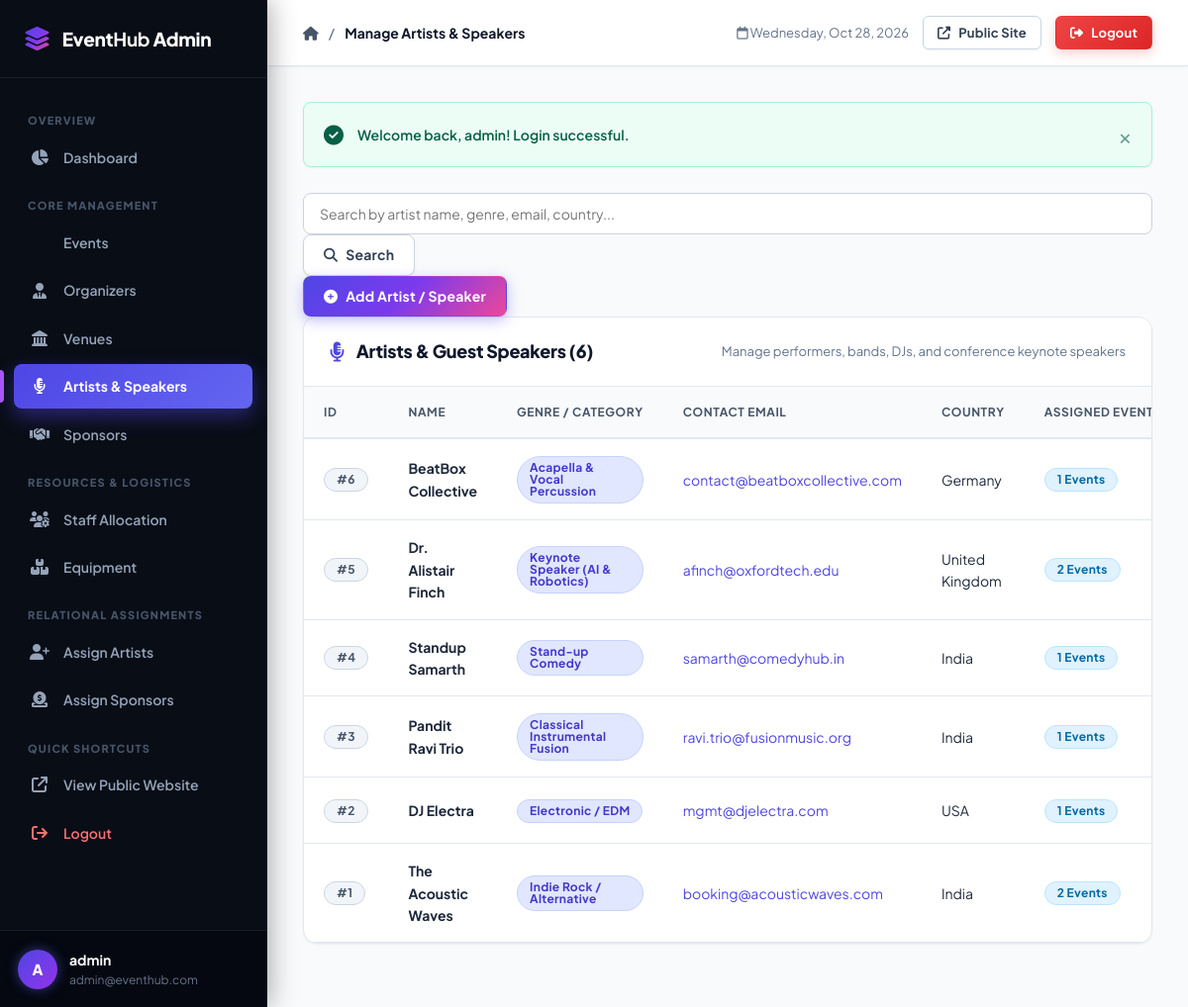
The page /admin/artists/index.php (signed in) on the database its author committed.
### tables this page shows
CREATE TABLE `artist` (
    `artist_id` INT AUTO_INCREMENT PRIMARY KEY,
    `artist_name` VARCHAR(100) NOT NULL,
    `genre` VARCHAR(50) DEFAULT NULL,
    `contact_email` VARCHAR(100) NOT NULL UNIQUE,
    `country` VARCHAR(50) DEFAULT NULL
);

### admin/artists/index.php (the view, shortened to what this page needs)
<?php
require_once __DIR__ . '/../../includes/auth.php';
$search = trim($_GET['search'] ?? '');
try {
    if (!empty($search)) {
        $stmt = $pdo->prepare("
            SELECT a.*, COUNT(ea.event_id) as event_count
            FROM artist a
            LEFT JOIN event_artist ea ON a.artist_id = ea.artist_id
            WHERE a.artist_name LIKE :search
               OR a.genre LIKE :search
               OR a.contact_email LIKE :search
               OR a.country LIKE :search
            GROUP BY a.artist_id
            ORDER BY a.artist_id DESC
        ");
        $stmt->execute([':search' => "%{$search}%"]);
    } else {
        $stmt = $pdo->query("
            SELECT a.*, COUNT(ea.event_id) as event_count
            FROM artist a
            LEFT JOIN event_artist ea ON a.artist_id = ea.artist_id
            GROUP BY a.artist_id
            ORDER BY a.artist_id DESC
        ");
    }
    $artists = $stmt->fetchAll();
} catch (PDOException $e) {
    die("Database error: " . htmlspecialchars($e->getMessage()));
}
require_once __DIR__ . '/../../includes/admin_header.php';
?>
<div class="toolbar-container">
    <form action="<?= url('admin/artists/index.php') ?>" method="GET" class="search-form">
        <input type="text" name="search" class="form-control" placeholder="Search by artist name, genre, email, country..." value="<?= sanitize($search) ?>">
        <button type="submit" class="btn btn-secondary">
            <i class="fas fa-search"></i> Search
        </button>
    </form>
    <div>
        <a href="<?= url('admin/artists/add.php') ?>" class="btn btn-primary">
            <i class="fas fa-plus-circle"></i> Add Artist / Speaker
        </a>
    </div>
</div>
<div class="card">
    <div class="card-header">
        <div class="card-title">
            <i class="fas fa-microphone-lines"></i> Artists & Guest Speakers (<?= count($artists) ?>)
        </div>
        <div style="font-size: 13px; color: var(--text-muted);">
            Manage performers, bands, DJs, and conference keynote speakers
        </div>
    </div>
    <div class="card-body" style="padding: 0;">
        <div class="table-responsive">
            <table class="data-table">
                <thead>
                    <tr>
                        <th>ID</th>
                        <th>Name</th>
                        <th>Genre / Category</th>
                        <th>Contact Email</th>
                        <th>Country</th>
                        <th>Assigned Events</th>
                    </tr>
                </thead>
                <tbody>
                    <?php if (empty($artists)): ?>
                        <tr>
                            <td colspan="7">
                                <div class="empty-state">
                                    <div class="empty-state-icon"><i class="fas fa-music"></i></div>
                                    <h3>No artists found</h3>
                                    <p>Add singers, keynote speakers, or bands to your roster.</p>
                                    <a href="<?= url('admin/artists/add.php') ?>" class="btn btn-primary btn-sm">
                                        <i class="fas fa-plus"></i> Add New Artist
                                    </a>
                                </div>
                            </td>
                        </tr>
                    <?php else: ?>
                        <?php foreach ($artists as $art): ?>
                            <tr>
                                <td><span class="badge badge-secondary">#<?= $art['artist_id'] ?></span></td>
                                <td><strong><?= sanitize($art['artist_name']) ?></strong></td>
                                <td><span class="badge badge-primary"><?= sanitize($art['genre'] ?: 'General') ?></span></td>
                                <td><a href="mailto:<?= sanitize($art['contact_email']) ?>"><?= sanitize($art['contact_email']) ?></a></td>
                                <td><?= sanitize($art['country'] ?: '-') ?></td>
                                <td>
                                    <a href="<?= url('admin/assignments/event_artists.php?artist_id=' . $art['artist_id']) ?>" class="badge badge-info">
                                        <?= $art['event_count'] ?> Events
                                    </a>
                                </td>
                            </tr>
                        <?php endforeach; ?>
                    <?php endif; ?>
                </tbody>
            </table>
        </div>
    </div>
</div>
<?php require_once __DIR__ . '/../../includes/admin_footer.php'; ?>

### assets/css/style.css (style rules this page uses)
:root { --primary: #4f46e5; --primary-gradient: linear-gradient(135deg, #4f46e5 0%, #7c3aed 50%, #ec4899 100%); --primary-hover: #4338ca; --primary-light: #e0e7ff; --secondary: #64748b; --success: #10b981; --success-light: #d1fae5; --danger: #ef4444; --danger-light: #fee2e2; --warning: #f59e0b; --warning-light: #fef3c7; --info: #0ea5e9; --info-light: #e0f2fe; --sidebar-bg: #090d16; --sidebar-surface: #111827; --sidebar-hover: #1f293d; --sidebar-active: linear-gradient(135deg, #4f46e5 0%, #6366f1 100%); --sidebar-text: #94a3b8; --sidebar-text-active: #ffffff; --bg-body: #f8fafc; --bg-card: #ffffff; --text-main: #0f172a; --text-muted: #64748b; --border-color: #e2e8f0; --border-hover: #cbd5e1; --radius-sm: 8px; --radius-md: 14px; --radius-lg: 20px; --radius-full: 9999px; --shadow-sm: 0 1px 3px 0 rgba(0, 0, 0, 0.04), 0 1px 2px -1px rgba(0, 0, 0, 0.04); --shadow-md: 0 4px 6px -1px rgba(0, 0, 0, 0.06), 0 2px 4px -2px rgba(0, 0, 0, 0.04); --shadow-lg: 0 12px 24px -4px rgba(15, 23, 42, 0.08), 0 4px 6px -2px rgba(15, 23, 42, 0.03); --shadow-glow: 0 10px 25px -3px rgba(79, 70, 229, 0.35); --transition: all 0.25s cubic-bezier(0.4, 0, 0.2, 1); }
* { margin: 0; padding: 0; box-sizing: border-box; font-family: 'Plus Jakarta Sans', -apple-system, BlinkMacSystemFont, "Segoe UI", Roboto, sans-serif; }
body { background-color: var(--bg-body); color: var(--text-main); line-height: 1.6; min-height: 100vh; -webkit-font-smoothing: antialiased; }
a { color: var(--primary); text-decoration: none; transition: var(--transition); }
.badge { display: inline-flex; align-items: center; gap: 6px; padding: 5px 12px; font-size: 12px; font-weight: 700; border-radius: var(--radius-full); line-height: 1; letter-spacing: 0.3px; }
.badge-info { background: #e0f2fe; color: #0369a1; border: 1px solid #bae6fd; }
.badge-secondary { background: #f1f5f9; color: #475569; border: 1px solid #cbd5e1; }
.badge-primary { background: #e0e7ff; color: #4338ca; border: 1px solid #c7d2fe; }
.btn { display: inline-flex; align-items: center; justify-content: center; gap: 8px; padding: 10px 20px; font-size: 14px; font-weight: 700; border-radius: var(--radius-sm); border: 1px solid transparent; cursor: pointer; transition: var(--transition); text-decoration: none; line-height: 1.4; letter-spacing: 0.2px; }
.btn-primary { background: var(--primary-gradient); color: #ffffff; box-shadow: 0 4px 14px 0 rgba(79, 70, 229, 0.35); }
.btn-secondary { background: #ffffff; color: #334155; border-color: #cbd5e1; box-shadow: 0 1px 3px rgba(0, 0, 0, 0.05); }
.card { background: #ffffff; border-radius: var(--radius-md); border: 1px solid var(--border-color); box-shadow: var(--shadow-sm); margin-bottom: 28px; overflow: hidden; transition: var(--transition); }
.card-header { padding: 20px 26px; border-bottom: 1px solid var(--border-color); display: flex; justify-content: space-between; align-items: center; background: #ffffff; }
.card-title { font-size: 18px; font-weight: 800; color: #0f172a; display: flex; align-items: center; gap: 12px; letter-spacing: -0.3px; }
.card-title i { color: var(--primary); font-size: 20px; }
.card-body { padding: 26px; }
.table-responsive { width: 100%; overflow-x: auto; }
.data-table { width: 100%; border-collapse: collapse; text-align: left; font-size: 14px; }
.data-table th { background: #f8fafc; color: #475569; font-weight: 700; padding: 16px 20px; border-bottom: 2px solid var(--border-color); white-space: nowrap; text-transform: uppercase; font-size: 12px; letter-spacing: 0.6px; }
.data-table td { padding: 16px 20px; border-bottom: 1px solid var(--border-color); color: #1e293b; vertical-align: middle; transition: var(--transition); }
.form-control { width: 100%; padding: 11px 16px; font-size: 14px; border: 1px solid #cbd5e1; border-radius: var(--radius-sm); background-color: #ffffff; color: #0f172a; transition: var(--transition); }

### rows shown on the page
artist: artist_id "6", artist_name "BeatBox Collective", genre "Acapella & Vocal Percussion", contact_email "contact@beatboxcollective.com", country "Germany", event_count "1"
artist: artist_id "5", artist_name "Dr. Alistair Finch", genre "Keynote Speaker (AI & Robotics)", contact_email "afinch@oxfordtech.edu", country "United Kingdom", event_count "2"
artist: artist_id "4", artist_name "Standup Samarth", genre "Stand-up Comedy", contact_email "samarth@comedyhub.in", country "India", event_count "1"
artist: artist_id "3", artist_name "Pandit Ravi Trio", genre "Classical Instrumental Fusion", contact_email "ravi.trio@fusionmusic.org", country "India", event_count "1"
artist: artist_id "2", artist_name "DJ Electra", genre "Electronic / EDM", contact_email "mgmt@djelectra.com", country "USA", event_count "1"
artist: artist_id "1", artist_name "The Acoustic Waves", genre "Indie Rock / Alternative", contact_email "booking@acousticwaves.com", country "India", event_count "2"

### other values the page prints
substr($_SESSION['admin_username'] ?? 'A', 0, 1) "A"
$_SESSION['admin_username'] "admin"
$_SESSION['admin_email'] "admin@eventhub.com"
$pageTitle "Manage Artists & Speakers"
$message "Welcome back, admin! Login successful."
count($artists) "6"
